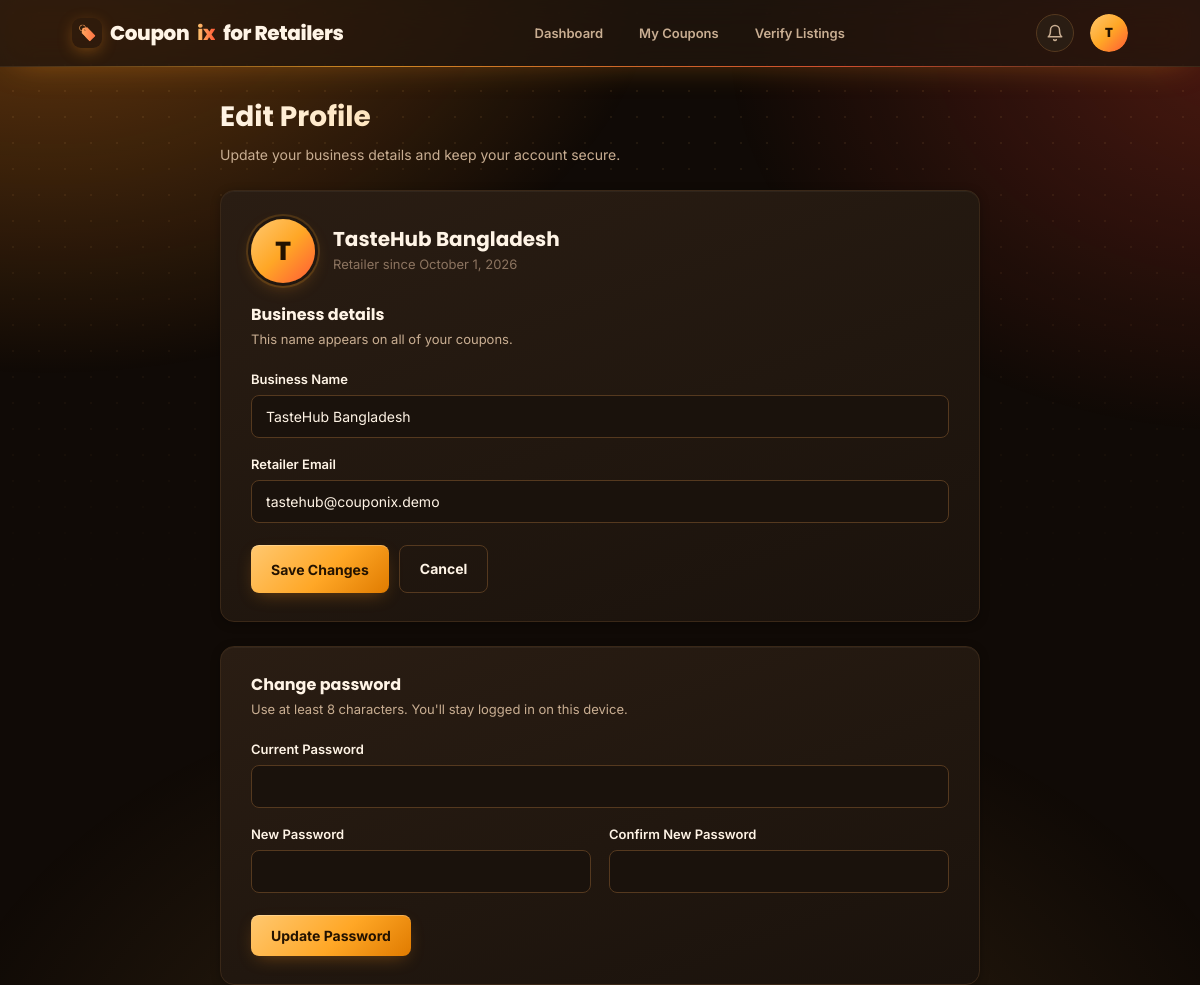
Screenshot of /retailer-profile.php (signed in) with the database file from the repository.
### tables this page shows
CREATE TABLE retailers (
    id INT UNSIGNED AUTO_INCREMENT PRIMARY KEY,

    name VARCHAR(100) NOT NULL,

    email VARCHAR(150) NOT NULL UNIQUE,

    password VARCHAR(255) NOT NULL,

    contact_phone VARCHAR(30) DEFAULT NULL,

    created_at TIMESTAMP DEFAULT CURRENT_TIMESTAMP
);

### functions.php (called while the page is built, shortened)
<?php
function h($value): string
{
    return htmlspecialchars((string) $value, ENT_QUOTES, 'UTF-8');
}
    ?>

### retailer-auth.php (called while the page is built, shortened)
<?php
$retailer_id = (int) $_SESSION["retailer_id"];

### retailer-profile.php (the view, shortened to what this page needs)
<?php
require __DIR__ . '/db.php';
require __DIR__ . '/functions.php';
require __DIR__ . '/retailer-auth.php';
$stmt = $conn->prepare("SELECT id, name, email, password, created_at FROM retailers WHERE id = ? LIMIT 1");
$stmt->bind_param("i", $retailer_id);
$stmt->execute();
$retailer = $stmt->get_result()->fetch_assoc();
$old = [
    'name'  => $retailer['name'],
    'email' => $retailer['email'],
];
$memberSince = !empty($retailer['created_at']) ? date('F j, Y', strtotime($retailer['created_at'])) : '—';
$displayName = $_SESSION["retailer_name"] ?? $retailer['name'];
?>
<!DOCTYPE html>
<html lang="en">
<head>
<link rel="stylesheet" href="asset/style.css">
</head>
<body>
<?php require __DIR__ . '/retailer-nav.php'; ?>
<div class="container" style="max-width: 760px;">
    <div class="dr-page-header">
        <h1>Edit Profile</h1>
        <p>Update your business details and keep your account secure.</p>
    </div>
    <div class="dr-card" style="padding: 28px 30px;">
        <div class="profile-head">
            <div class="profile-avatar"><?= h(strtoupper(mb_substr($displayName, 0, 1))) ?></div>
            <div>
                <h2><?= h($displayName) ?></h2>
                <p>Retailer since <?= h($memberSince) ?></p>
            </div>
        </div>
        <h3 class="profile-section-title">Business details</h3>
        <p class="profile-section-sub">This name appears on all of your coupons.</p>
        <form method="POST" autocomplete="off">
            <div class="dr-form-grid">
                <div class="dr-field full">
                    <label>Business Name</label>
                    <input type="text" name="name" value="<?= h($old['name']) ?>" maxlength="100" required>
                </div>
                <div class="dr-field full">
                    <label>Retailer Email</label>
                    <input type="email" name="email" value="<?= h($old['email']) ?>" required>
                </div>
            </div>
            <div style="display:flex; gap:10px; margin-top: 6px;">
                <button type="submit" class="dr-btn">Save Changes</button>
                <a href="retailer-dashboard.php" class="dr-btn dr-btn-outline">Cancel</a>
            </div>
        </form>
    </div>
    <div class="dr-card" style="padding: 28px 30px;">
        <h3 class="profile-section-title">Change password</h3>
        <p class="profile-section-sub">Use at least 8 characters. You'll stay logged in on this device.</p>
        <form method="POST" autocomplete="off">
            <div class="dr-form-grid">
                <div class="dr-field full">
                    <label>Current Password</label>
                    <input type="password" name="current_password" autocomplete="current-password" required>
                </div>
                <div class="dr-field">
                    <label>New Password</label>
                    <input type="password" name="new_password" autocomplete="new-password" minlength="8" required>
                </div>
                <div class="dr-field">
                    <label>Confirm New Password</label>
                    <input type="password" name="confirm_password" autocomplete="new-password" minlength="8" required>
                </div>
            </div>
            <div style="margin-top: 6px;">
                <button type="submit" class="dr-btn">Update Password</button>
            </div>
        </form>
    </div>
</div>
</body>
</html>

### retailer-profile.php (style rules this page uses)
.profile-head { display: flex; align-items: center; gap: 18px; margin-bottom: 22px; }
.profile-avatar { width: 64px; height: 64px; border-radius: 50%; flex-shrink: 0; display: flex; align-items: center; justify-content: center; font-family: var(--font-heading); font-size: 26px; font-weight: 800; background: linear-gradient(135deg, var(--brand-light), var(--brand) 50%, var(--accent-2)); color: var(--on-brand); box-shadow: 0 0 0 3px var(--surface), 0 0 0 5px var(--brand-tint), 0 6px 18px -4px var(--brand-glow); }
.profile-head h2 { margin: 0 0 2px; font-size: 20px; }
.profile-head p { margin: 0; font-size: 13px; color: var(--text-mute); }
.profile-section-title { font-size: 16px; margin: 0 0 4px; }
.profile-section-sub { margin: 0 0 20px; font-size: 13px; color: var(--text-dim); }
.dr-card + .dr-card { margin-top: 24px; }

### rows the page displays
retailers: created_at "October 1, 2026", name "TasteHub Bangladesh", email "tastehub@couponix.demo"

### other values shown
$retailer_initial "T"
mb_substr($displayName, 0, 1) "T"
$displayName "TasteHub Bangladesh"
